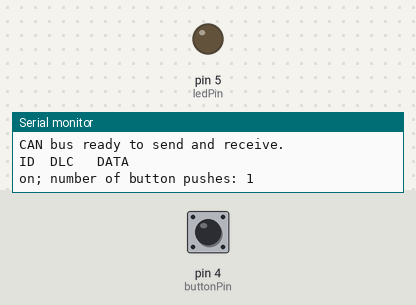
This sketch was run on a simulated Arduino Uno, built with avr-gcc and run on an emulated ATmega328P. Shown: output pins drawn as LEDs (lit = HIGH), the last lines printed to the serial monitor. The test bench sets the inputs (shaded band); at power-on: pin 4 (buttonPin) HIGH.

Above: at 1.2 s.
1.3 s: pin 4 (buttonPin) pulled LOW for 0.15 s
2.9 s: pin 4 (buttonPin) pulsed LOW 2 times (0.12 s each, 0.3 s apart)
At 4.3 s:
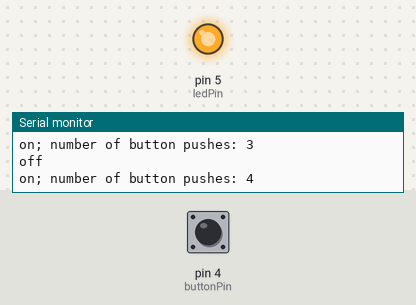
5.0 s: pin 4 (buttonPin) pulled LOW for 1 s
At 6.8 s:
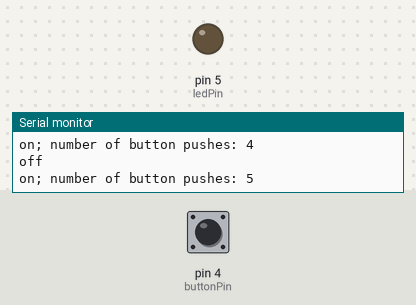
Timing chart, 0 to 8.3 s (numbered marks = the images above; inputs shaded):
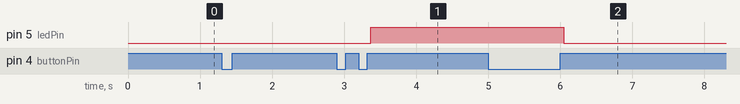

The sketch:

Posedge_test.ino
```cpp
#include <SPI.h>
#include <mcp_can.h>

const int SPI_CS_PIN = 10;
MCP_CAN CAN0(SPI_CS_PIN);  // Set CS pin
const int buttonPin = 4;
const int ledPin = 5;
const int CAN0_INT = 2;

// Variables will change:
int buttonPushCounter = 0;  // counter for the number of button presses
int buttonState = LOW;        // current state of the button
int lastButtonState = LOW;    // previous state of the button

void setup() {
  // initialize the button pin as a input:
  pinMode(buttonPin, INPUT_PULLUP);
  // initialize the LED as an output:
  pinMode(ledPin, OUTPUT);
  // initialize serial communication:
  Serial.begin(115200);

  // Initialize the CAN bus at 500 kbps
  if (CAN0.begin(MCP_ANY, CAN_500KBPS, MCP_16MHZ) == CAN_OK) {
    Serial.println("CAN Init OK!");
  } else {
    Serial.println("CAN Init Failed!");
    while (1);  // init failed, stop the program
  }

  // Set CAN mode to normal operation
  // CAN0.setMode(MODE_CONFIG);

  pinMode(CAN0_INT, INPUT);  // Configuring pin for /INT input
  // attachInterrupt(digitalPinToInterrupt(CAN0_INT), CAN_ISR, FALLING);

  Serial.println("CAN bus ready to send and receive.");
  Serial.println("ID  DLC   DATA");

  // Return to normal mode
  CAN0.setMode(MCP_NORMAL);
}


void loop() {
  // read the pushbutton input pin:
  buttonState = digitalRead(buttonPin);

  // compare the buttonState to its previous state
  if (buttonState != lastButtonState) {
    // if the state has changed, increment the counter
    if (buttonState == HIGH) {
      // if the current state is HIGH then the button went from off to on:
      buttonPushCounter++;
      Serial.print("on; ");
      Serial.print("number of button pushes: ");
      Serial.println(buttonPushCounter);
    } else{
      Serial.println("off");
    }
    // Delay a little bit to avoid bouncing
    delay(50);
  }

  // save the current state as the last state, for next time through the loop
  lastButtonState = buttonState;


  // turns on the LED every four button pushes by checking the modulo of the
  // button push counter. the modulo function gives you the remainder of the
  // division of two numbers:
  if (buttonPushCounter % 4 == 0) {
    digitalWrite(ledPin, HIGH);
  } else {
    digitalWrite(ledPin, LOW);
  }
}
```

Measured:
- after the input at 2.9 s, pin 5 (ledPin): LOW → HIGH after 0.47 s
- after the input at 5.0 s, pin 5 (ledPin): HIGH → LOW after 1.1 s
